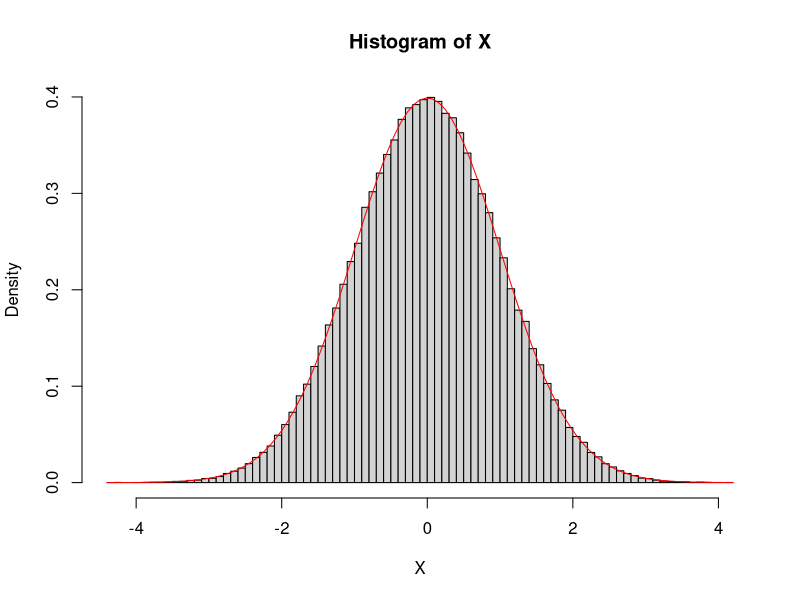

Here is the R script that generated this plot:
## ---- chunk 1
BM <- function(n) {
  U1 <- runif(n)
  U2 <- runif(n)
  X1 <- sqrt(-2 * log(U1)) * cos(2 * pi * U2)
  X2 <- sqrt(-2 * log(U1)) * sin(2 * pi * U2)
  return(c(X1, X2))
}

n <- 10e4
X <- BM(n)

hist(X, breaks = 100, freq = FALSE)
curve(dnorm(x), add = TRUE, col = "red")
